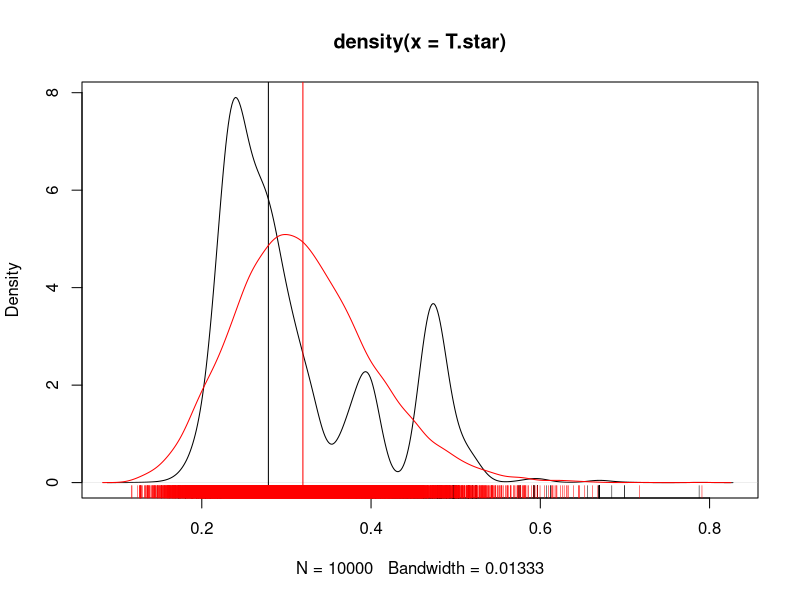
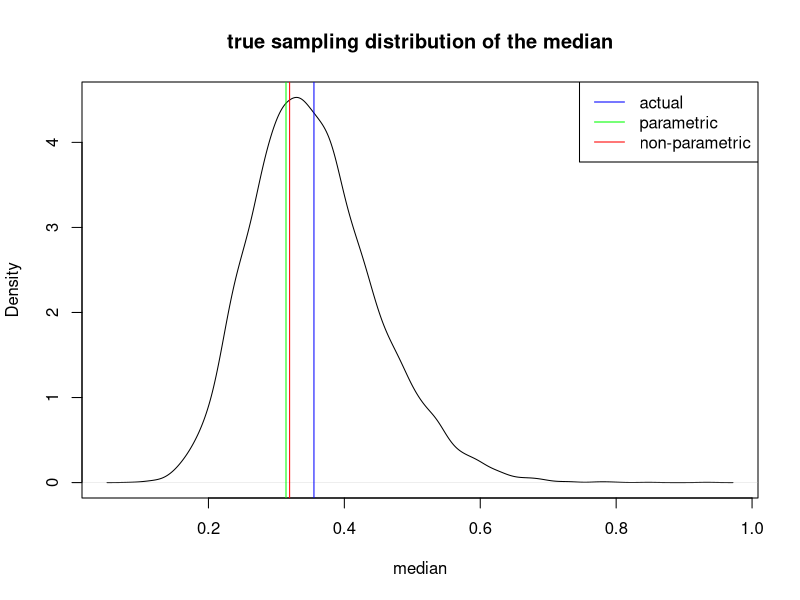

These charts were generated, in order, by the following R code:
# We start with a sample from an Exponential distribution.
x = rexp(30, 2)

# We are interested in the sampling distribution of the median statistic.
T = median(x)

# Compare the density of our sample values and our true distribution of the random variable.
if(FALSE) {
plot(density(x))
curve(dexp(x, 2), 0, 1.1*max(x), add = TRUE, col = "red")

abline(v = c(true = qexp(.5, 2), sample = T), col = c("black", "red"))
}

B = 10000

# Now use a non-parametric bootstrap for the median.
T.star = replicate(B,  {
                   x.star = sample(x, length(x), replace = TRUE)
                   median(x.star)
                 })

plot(density(T.star)); abline(v = T); rug(T.star)

T.star.np = T.star

# Distribution of bootstrap medians are "blocky"
# If we know x are exponential, then can generate new ones for each bootstrap sample
# to get more randomness and smoother/less blocky.
# So a parametric bootstrap
# We need the maximum likelihood estimates (MLEs) of the Exponential parameter
lambda.hat = 1 / mean(x)

T.star = replicate(B,  {
                   g.star = rexp(30, lambda.hat)
                   median(g.star)
                 })
lines(density(T.star), col = "red"); abline(v = mean(T.star), col = "red"); rug(T.star, col = "red")


#####################

# Let's simulate the median from the actual distribution.
T.true = replicate(B, median(rexp(30, 2)))
mean(T.true)
qexp(.5, 2)
sd(T.true)
plot(density(T.true), main = "true sampling distribution of the median", xlab = "median")
abline(v = c(mean(T.true), mean(T.star.np), mean(T.star)), col = c("blue", "green", "red")) 
legend("topright", c("actual", "parametric", "non-parametric"), lty = 1, col = c("blue", "green", "red"))
